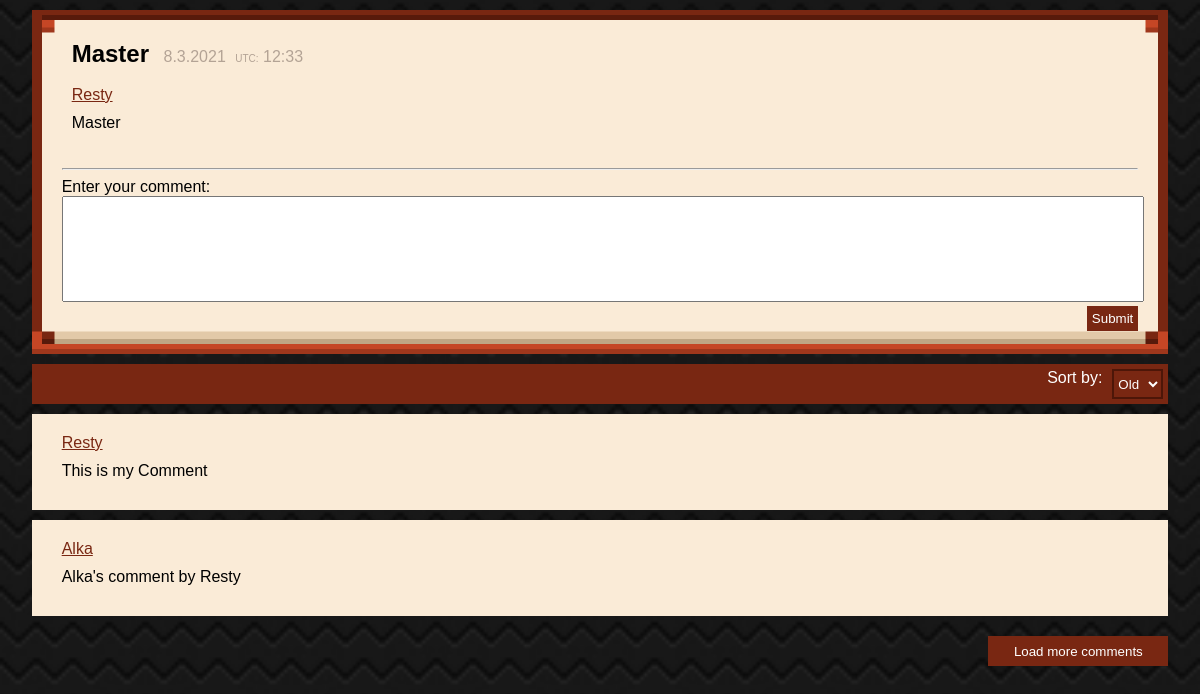
The app's page /team/nick/forum/message/?user=Resty&title=Master with its own data.
### team/models.py (models this page shows, shortened)
class forum(models.Model):
    user = models.CharField(max_length=255, default=' ')
    title = models.CharField(max_length=100, unique=False, blank=False, default='')
    message = models.CharField(max_length=255)
    tags = models.CharField(max_length=255)
    created_at = models.DateTimeField(auto_now_add=True)

class comment(models.Model):
    User = models.CharField(max_length=255, blank=True, unique=False)
    main_post_user = models.CharField(max_length=255, blank=True, unique=False)
    main_post_title = models.CharField(max_length=255, blank=True, unique=False)
    comments = models.CharField(max_length=255, blank=False, unique=False)
    created_at = models.DateTimeField(auto_now_add=True)

### team/views.py (the view, shortened to what this page needs)
# urls.py: path('nick/forum/message/', views.comment_view, name='comment'),
def comment_view(request):
    userget = request.GET.get('user')
    titleget = request.GET.get('title')
    form = commentform()
    if request.GET.get('user'):
        main_post_data = forum.objects.filter(user=userget, title=titleget)
        comment_data_old = comment.objects.filter(main_post_user=userget, main_post_title=titleget)
        comment_data_new = comment.objects.filter(main_post_user=userget, main_post_title=titleget).order_by('-created_at')
    return render(request, 'nick/comment.html', {'msg': main_post_data, 'comments_old': comment_data_old,'comments_new': comment_data_new , 'form': form})

### team/forms.py
class commentform(forms.ModelForm):
    class Meta:
        model = comment
        fields = ['comments']
        widgets = {
            'comments': forms.Textarea(attrs={'id': 'commentInput'})
        }

### templates/nick/comment.html (shortened to what this page needs)
{% load static %}
<!DOCTYPE html>
<html>
    <head>
        <link rel="stylesheet" href={%  static 'css/nick/comment.css' %}>
    </head>
        <body>
            {% for data in msg %}
            <div class="post">
                <label style="font-size: 24px; padding: 10px; color: rgb(0, 0, 0);"><b>{{ data.title }}</b></label>
                <label id='date' style="color: rgb(179, 163, 149);">{{ data.created_at.day }}.{{ data.created_at.month }}.{{ data.created_at.year }}</label>
                <label style="font-size: 10px;color: rgb(179, 163, 149); padding-left: 5px;">UTC:</label>
                <label id='time' style="color: rgb(179, 163, 149);">{{ data.created_at.hour}}:{{ data.created_at.minute }}</label><br><br>
                <a href='authorprofile' style="float: none; padding: 10px;">{{  data.user }}</a>
                <span>{{ data.message }}</span><br>
                <hr>
                <form method="POST" action="">
                <div id='enterComment'>
                    <label>Enter your comment:</label><br>
                    {{ form.comments }}<br>
                    <button type="submit" style="float: right;">Submit</button><br>
                </div>
                </form>
            </div>
            {% endfor %}
            <div id='filter'>
                <select id='sortList'>
                    <option id='old' value="old">Old</option>
                </select>
                    <label style="float: right; margin-right: 10px;">Sort by:</label>
            </div>
            <div class='oldCom'>
            {% for comment in comments_old %}
            <div id='comment'>
                <a href='/team/nick/forum/profile?user={{ comment.User }}' style=" float: left;margin-left:10px;">{{ comment.User }}</a><br>
                <span>{{ comment.comments }}</span>
            </div>
            {% endfor %}
            </div>
            <button id='loadMore'>Load more comments</button>
        </body>
</html>

### team/static/css/nick/comment.css (style rules this page uses)
#loadMore { float: right; background-color:rgb(121, 39, 18); color: white; cursor: pointer; width: 180px; height: 30px; border: none; margin-top: 20px; margin-right: 2%; }
select#sortList { float: right; border: 2px rgb(77, 22, 8) solid; background-color: rgb(121, 39, 18); border-radius: 0px; color: white; height: 30px; outline: none; }
#filter { background-color:rgb(121, 39, 18); color: white; padding: 5px; margin-top: 10px; margin-left: 2%; margin-right: 2%; width: auto; height: 30px; }
#comment { background-color:#faebd7; padding: 20px; margin-top: 10px; margin-left: 2%; margin-right: 2%; width: auto; height: max-content; }
#enterComment { background-color:#faebd7; width: auto; height: max-content; }
#commentInput { resize: none; width: 100%; height: 100px; }
body { background-image: url("../../img/nick/patterndark.png"); background-size: 2000px; background-repeat: inherit; font-family: 'Gill Sans', 'Gill Sans MT', Calibri, 'Trebuchet MS', sans-serif; }
span { display: block; word-wrap: break-word; font-size: 16px; padding: 10px; }
button[type = submit] { background-color: rgb(121, 39, 18); border: none; padding: 5px; text-decoration: none; color: white; cursor: pointer; }
a { float: right; color: rgb(121, 39, 18); }
.post { background-color:#faebd7; border: 30px solid transparent; border-image: url('../../img/nick/darkthiccborder.png') 20% round; margin-left: 2%; margin-right: 2%; margin-top: 10px; width: auto; height: max-content; }

### records on screen
forum: title "Master", created_at.day "8", created_at.month "3", created_at.year "2021", created_at.hour "12", created_at.minute "33", user "Resty", message "Master"
comment: User "Resty", comments "This is my Comment"
comment: User "Alka", comments "Alka's comment by Resty"
